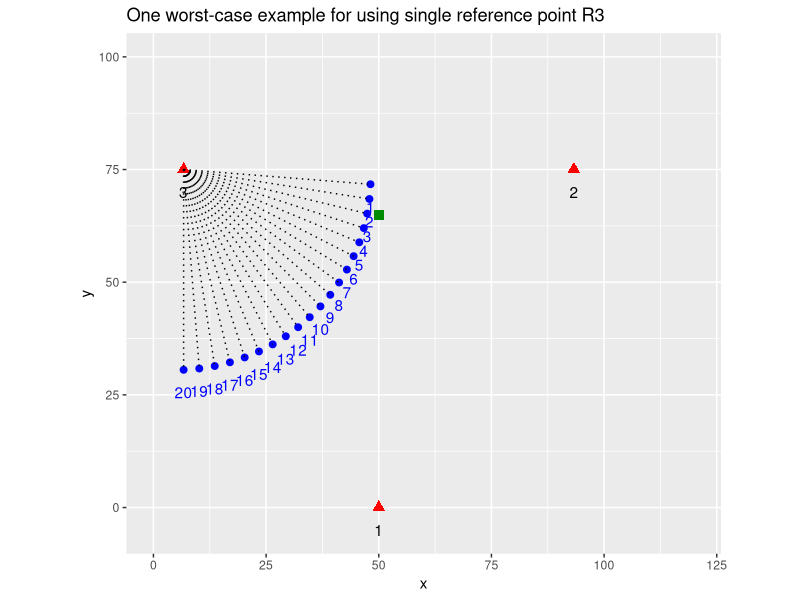

Recreate this plot in R.
# File paths are relative to this file's location, so if needed set pwd:
# setwd(getSrcDirectory()[1])
library(ggplot2)
# Distance function which I think we don't use:
myDist <- function(x, y) {
  # x and y must be 2D points -- (x,y) tuples i.e.: x <- c(1,2) y <- c(3,4)
  d <- sqrt((x[[1]]-y[[1]])^2+(x[[2]]-y[[2]])^2)
  return(d)
}

# Function to generate lots of random points
point_from_angle <- function(x, y, dist, theta) {
  myX = dist * cos(theta) + x
  myY = dist * sin(theta) + y
  result = c(myX, myY)
  return(result)
}

fade <- function(x, y, dist0, dist1, theta0, theta1, num_points) {
  dtheta <- (theta1 - theta0) / num_points
  ddist <- (dist1 - dist0) / num_points
  results <- data.frame(x=double(), y=double())
  for(i in 1:num_points) {
    newpoint <- array(point_from_angle(x, y, dist0 + ddist * i, theta0 + dtheta * i), dim=c(1,2))
    results[nrow(results)+1,] <- newpoint
  }
  return(results)
}

querypoint <- data.frame(array(c(50, 65), dim=c(1,2)))
names(querypoint) <- c('x', 'y')
querypoint

refpoints <- read.csv('./data/sample_ref_points.csv')
refpoints <- refpoints[,-1]
names(refpoints) <- c('A', 'x', 'y')
refpoints

rp3 <- c(refpoints[3,'x'], refpoints[3,'y'])
r3dist <- myDist(rp3, querypoint)

p1 <- point_from_angle(rp3[1], rp3[2], r3dist, 0)

data <- fade(rp3[1], rp3[2], r3dist-3, r3dist, 0, -pi/2.0, 20)

ref_lines = data.frame(x=refpoints[3, 'x'], y=refpoints[3,'y'], xend=data[,'x'], yend=data[,'y'])
ref_lines$dist <- sqrt((ref_lines$xend - ref_lines$x)^2 + (ref_lines$yend - ref_lines$y)^2)
ref_lines

ggplot() +
  geom_point(data=data, mapping=aes(x=x, y=y), color="blue", size=2) +
  geom_text(data=data, aes(x=x, y=y, label=rownames(data)), nudge_y = -5, color="blue") +
  geom_point(data=refpoints[0:3,], mapping=aes(x=x, y=y), color="red", shape="triangle", size=3) +
  geom_text(data=refpoints[0:3,], aes(x=x, y=y, label=A), nudge_y = -5) +
  geom_point(data=querypoint, mapping=aes(x=x,y=y), color="green4", shape="square", size=3) +
  geom_segment(data=ref_lines, mapping=aes(x=x, y=y, xend=xend, yend=yend), linetype="dotted") +
  coord_fixed(ratio = 1, xlim=c(0,120), ylim=c(-5, 100)) +
  ggtitle("One worst-case example for using single reference point R3")



